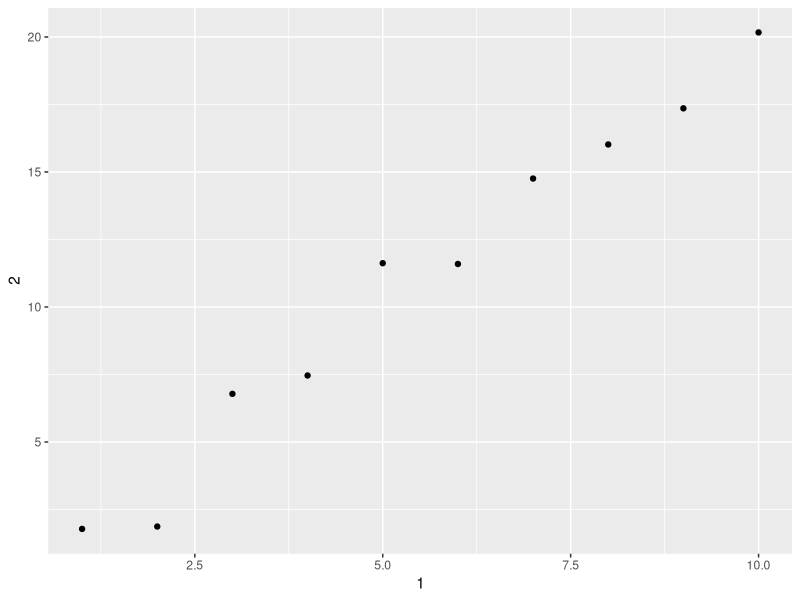
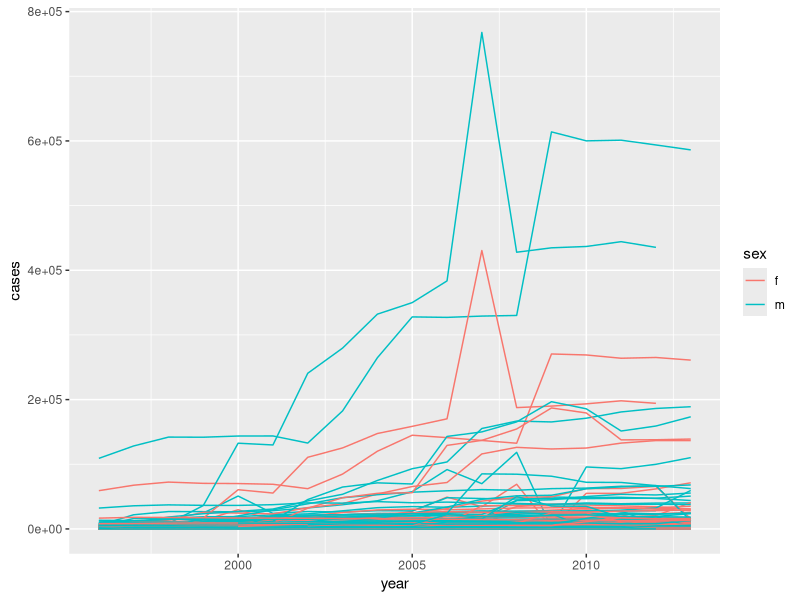

Recreate these plots in R, in order.
## ---- chunk 1
knitr::opts_chunk$set(echo = TRUE)
## ---- chunk 2
# Intial setup.
library(tidyverse)
library(knitr)
# Exercise 1.
mtcars
class(mtcars)
as_tibble(mtcars)
class(as_tibble(mtcars))
## ---- chunk 3
df <- data.frame(abc = 1, xyz = "a")
df$x
df[, "xyz"]
df[, c("abc", "xyz")]
tibdf <- as_tibble(df)
tibdf$x
tibdf[, "xyz"]
tibdf[, c("abc", "xyz")]
## ---- chunk 4

## ---- chunk 5
# This is given.
annoying <- tibble(
  `1` = 1:10,
  `2` = `1` * 2 + rnorm(length(`1`))
)
# Part 1 of Problem 4
annoying[["1"]]
## ---- chunk 6
ggplot(annoying, aes(x = `1`, y = `2`)) + geom_point()
## ---- chunk 7
annoying[["3"]] <- annoying[["2"]]/annoying[["1"]]
## ---- chunk 8
annoying <- rename(annoying, one = `1`, two = `2`, three = `3`)
glimpse(annoying)
## ---- chunk 9
?tibble::enframe()
## ---- chunk 10

## ---- chunk 11
# Code necessary for the exercises below (from throughout the chapter):
who %>%
  gather(code, value, new_sp_m014:newrel_f65, na.rm = TRUE) %>% 
  mutate(code = stringr::str_replace(code, "newrel", "new_rel")) %>%
  separate(code, c("new", "var", "sexage")) %>% 
  select(-new, -iso2, -iso3) %>% 
  separate(sexage, c("sex", "age"), sep = 1)
who1 <- who %>%
  gather(new_sp_m014:newrel_f65, key = "key", value = "cases", na.rm = TRUE)
glimpse(who1)
who2 <- who1 %>%
 mutate(key = stringr::str_replace(key, "newrel", "new_rel"))
who3 <- who2 %>%
  separate(key, c("new", "type", "sexage"), sep = "_")
who3
who3 %>%
  count(new)
who4 <- who3 %>%
  select(-new, -iso2, -iso3)
who5 <- who4 %>%
  separate(sexage, c("sex", "age"), sep = 1)
who5
## ---- chunk 12
who1 %>%
  filter(cases == 0) %>%
  nrow()
## ---- chunk 13
gather(who, new_sp_m014:newrel_f65, key = "key", value = "cases") %>%
  group_by(country, year)  %>%
  mutate(missing = is.na(cases)) %>%
  select(country, year, missing) %>%
  distinct() %>%
  group_by(country, year) %>%
  filter(n() > 1)
## ---- chunk 14
who3nomut <- who1 %>%
  separate(key, c("new", "type", "sexage"), sep = "_")
filter(who3nomut, new == "newrel") %>% head()
## ---- chunk 15
select(who3, country, iso2, iso3) %>%
  distinct() %>%
  group_by(country) %>%
  filter(n() > 1)
## ---- chunk 16
who5 %>%
  group_by(country, year, sex) %>%
  filter(year > 1995) %>%
  summarize(cases = sum(cases)) %>%
  unite(country_sex, country, sex, remove = FALSE) %>%
  ggplot(aes(x = year, y = cases, group = country_sex, colour = sex)) + geom_line()
